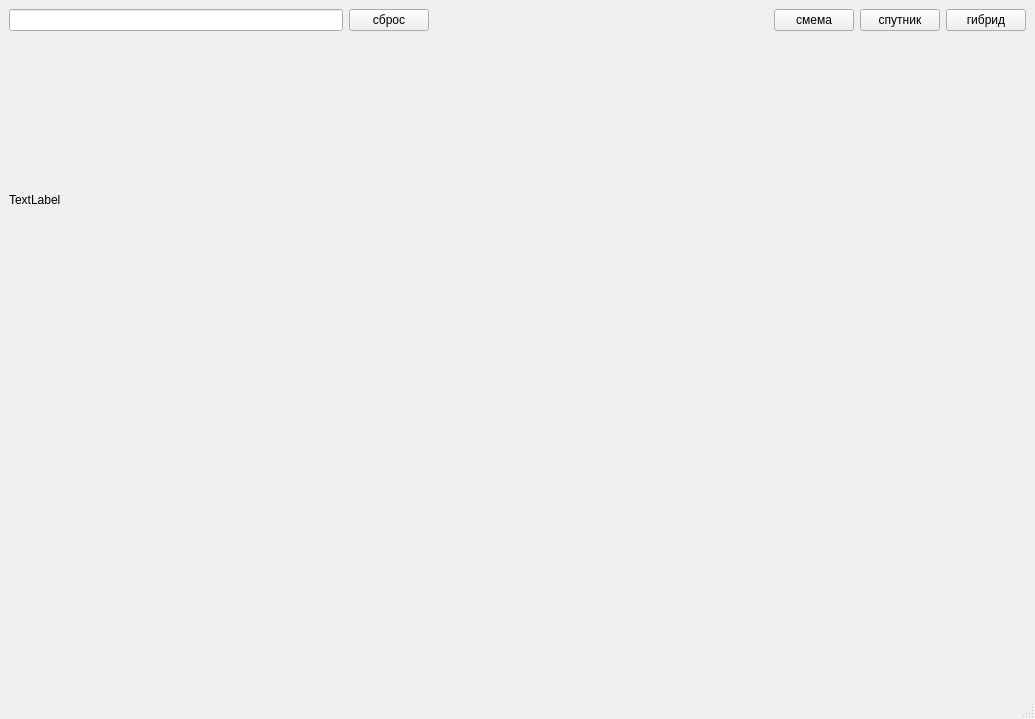
<?xml version="1.0" encoding="UTF-8"?>
<ui version="4.0">
 <class>MainWindow</class>
 <widget class="QMainWindow" name="MainWindow">
  <property name="geometry">
   <rect>
    <x>0</x>
    <y>0</y>
    <width>1035</width>
    <height>719</height>
   </rect>
  </property>
  <property name="windowTitle">
   <string>Отображение карты</string>
  </property>
  <widget class="QWidget" name="centralwidget">
   <layout class="QGridLayout" name="gridLayout">
    <item row="0" column="0">
     <widget class="QLineEdit" name="g_search"/>
    </item>
    <item row="0" column="1">
     <widget class="QPushButton" name="g_reset">
      <property name="text">
       <string>сброс</string>
      </property>
     </widget>
    </item>
    <item row="0" column="5">
     <widget class="QPushButton" name="g_layer3">
      <property name="text">
       <string>гибрид</string>
      </property>
     </widget>
    </item>
    <item row="0" column="3">
     <widget class="QPushButton" name="g_layer1">
      <property name="text">
       <string>смема</string>
      </property>
     </widget>
    </item>
    <item row="0" column="4">
     <widget class="QPushButton" name="g_layer2">
      <property name="text">
       <string>спутник</string>
      </property>
     </widget>
    </item>
    <item row="0" column="2">
     <spacer name="g_spacer1">
      <property name="orientation">
       <enum>Qt::Horizontal</enum>
      </property>
      <property name="sizeType">
       <enum>QSizePolicy::Expanding</enum>
      </property>
      <property name="sizeHint" stdset="0">
       <size>
        <width>40</width>
        <height>20</height>
       </size>
      </property>
     </spacer>
    </item>
    <item row="2" column="0" colspan="5">
     <spacer name="g_spacer2">
      <property name="orientation">
       <enum>Qt::Vertical</enum>
      </property>
      <property name="sizeHint" stdset="0">
       <size>
        <width>20</width>
        <height>40</height>
       </size>
      </property>
     </spacer>
    </item>
    <item row="1" column="3" colspan="3">
     <spacer name="verticalSpacer">
      <property name="orientation">
       <enum>Qt::Vertical</enum>
      </property>
      <property name="sizeHint" stdset="0">
       <size>
        <width>20</width>
        <height>40</height>
       </size>
      </property>
     </spacer>
    </item>
    <item row="1" column="0">
     <widget class="QLabel" name="g_map">
      <property name="text">
       <string>TextLabel</string>
      </property>
     </widget>
    </item>
   </layout>
  </widget>
  <widget class="QMenuBar" name="menubar">
   <property name="geometry">
    <rect>
     <x>0</x>
     <y>0</y>
     <width>1035</width>
     <height>43</height>
    </rect>
   </property>
  </widget>
  <widget class="QStatusBar" name="statusbar"/>
 </widget>
 <resources/>
 <connections/>
</ui>
